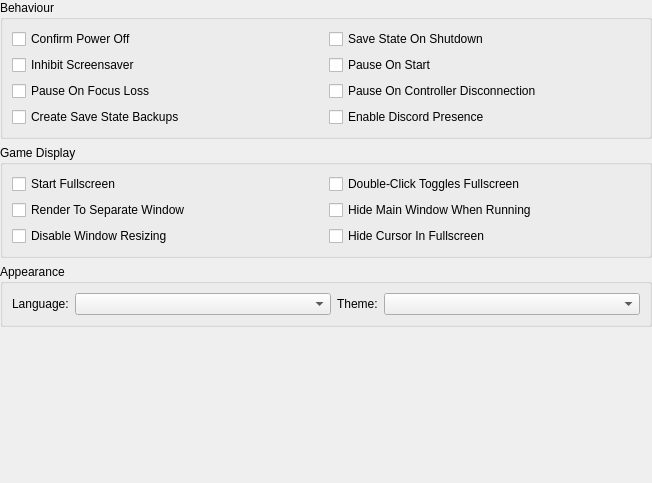
<?xml version="1.0" encoding="UTF-8"?>
<ui version="4.0">
 <class>InterfaceSettingsWidget</class>
 <widget class="QWidget" name="InterfaceSettingsWidget">
  <property name="geometry">
   <rect>
    <x>0</x>
    <y>0</y>
    <width>652</width>
    <height>483</height>
   </rect>
  </property>
  <layout class="QVBoxLayout" name="verticalLayout">
   <property name="leftMargin">
    <number>0</number>
   </property>
   <property name="topMargin">
    <number>0</number>
   </property>
   <property name="rightMargin">
    <number>0</number>
   </property>
   <property name="bottomMargin">
    <number>0</number>
   </property>
   <item>
    <widget class="QGroupBox" name="groupBox_4">
     <property name="title">
      <string>Behaviour</string>
     </property>
     <layout class="QGridLayout" name="formLayout_4">
      <item row="3" column="0">
       <widget class="QCheckBox" name="createSaveStateBackups">
        <property name="text">
         <string>Create Save State Backups</string>
        </property>
       </widget>
      </item>
      <item row="3" column="1">
       <widget class="QCheckBox" name="enableDiscordPresence">
        <property name="text">
         <string>Enable Discord Presence</string>
        </property>
       </widget>
      </item>
      <item row="2" column="1">
       <widget class="QCheckBox" name="pauseOnControllerDisconnection">
        <property name="text">
         <string>Pause On Controller Disconnection</string>
        </property>
       </widget>
      </item>
      <item row="0" column="0">
       <widget class="QCheckBox" name="confirmPowerOff">
        <property name="text">
         <string>Confirm Power Off</string>
        </property>
       </widget>
      </item>
      <item row="1" column="0">
       <widget class="QCheckBox" name="inhibitScreensaver">
        <property name="text">
         <string>Inhibit Screensaver</string>
        </property>
       </widget>
      </item>
      <item row="0" column="1">
       <widget class="QCheckBox" name="saveStateOnExit">
        <property name="text">
         <string>Save State On Shutdown</string>
        </property>
       </widget>
      </item>
      <item row="1" column="1">
       <widget class="QCheckBox" name="pauseOnStart">
        <property name="text">
         <string>Pause On Start</string>
        </property>
       </widget>
      </item>
      <item row="2" column="0">
       <widget class="QCheckBox" name="pauseOnFocusLoss">
        <property name="text">
         <string>Pause On Focus Loss</string>
        </property>
       </widget>
      </item>
     </layout>
    </widget>
   </item>
   <item>
    <widget class="QGroupBox" name="groupBox_2">
     <property name="title">
      <string>Game Display</string>
     </property>
     <layout class="QGridLayout" name="gridLayout">
      <item row="0" column="0">
       <widget class="QCheckBox" name="startFullscreen">
        <property name="text">
         <string>Start Fullscreen</string>
        </property>
       </widget>
      </item>
      <item row="0" column="1">
       <widget class="QCheckBox" name="doubleClickTogglesFullscreen">
        <property name="text">
         <string>Double-Click Toggles Fullscreen</string>
        </property>
       </widget>
      </item>
      <item row="1" column="0">
       <widget class="QCheckBox" name="renderToSeparateWindow">
        <property name="text">
         <string>Render To Separate Window</string>
        </property>
       </widget>
      </item>
      <item row="1" column="1">
       <widget class="QCheckBox" name="hideMainWindow">
        <property name="text">
         <string>Hide Main Window When Running</string>
        </property>
       </widget>
      </item>
      <item row="2" column="0">
       <widget class="QCheckBox" name="disableWindowResizing">
        <property name="text">
         <string>Disable Window Resizing</string>
        </property>
       </widget>
      </item>
      <item row="2" column="1">
       <widget class="QCheckBox" name="hideMouseCursor">
        <property name="text">
         <string>Hide Cursor In Fullscreen</string>
        </property>
       </widget>
      </item>
     </layout>
    </widget>
   </item>
   <item>
    <widget class="QGroupBox" name="appearanceGroup">
     <property name="title">
      <string>Appearance</string>
     </property>
     <layout class="QGridLayout" name="gridLayout_3" columnstretch="0,1,0,1">
      <item row="0" column="3">
       <widget class="QComboBox" name="theme"/>
      </item>
      <item row="0" column="0">
       <widget class="QLabel" name="label">
        <property name="text">
         <string>Language:</string>
        </property>
       </widget>
      </item>
      <item row="0" column="2">
       <widget class="QLabel" name="label_2">
        <property name="text">
         <string>Theme:</string>
        </property>
       </widget>
      </item>
      <item row="0" column="1">
       <widget class="QComboBox" name="language"/>
      </item>
     </layout>
    </widget>
   </item>
   <item>
    <spacer name="verticalSpacer">
     <property name="orientation">
      <enum>Qt::Orientation::Vertical</enum>
     </property>
     <property name="sizeHint" stdset="0">
      <size>
       <width>20</width>
       <height>40</height>
      </size>
     </property>
    </spacer>
   </item>
  </layout>
 </widget>
 <resources>
  <include location="resources/librestation-qt.qrc"/>
 </resources>
 <connections/>
</ui>
